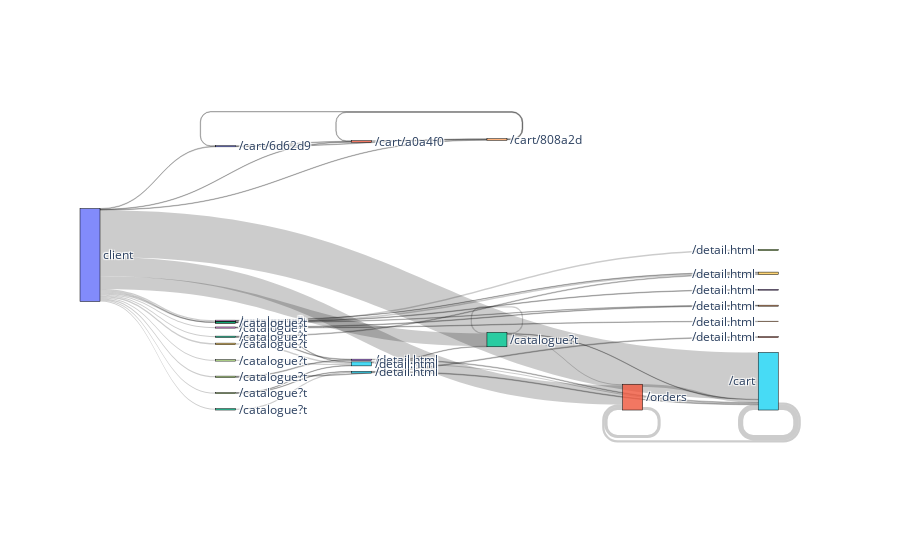

Source (notebook cell):
### Markdown cell above
## 4.3 Sankey Visualisations

### Code cell
create_sankey(flows,50, num_dict,'default')

### Figure 1 — Plotly figure (JSON) as saved in the notebook; plotly's stock layout.template omitted (floating-point values rounded to 4 significant figures; data arrays with more than 128 entries replaced by an {"elided": "..."} marker saying what was removed)
{"data": [{"arrangement": "snap", "link": {"source": [0, 0, 0, 0, 0, 0, 0, 0, 0, 0, 0, 0, 0, 0, 0, 0, 0, 1, 1, 2, 2, 3, 5, 8, 8, 14, 15, 15, 25, 25, 32, 32, 32, 67, 67, 97, 97, 108, 108, 109, 112, 170, 170, 282, 367, 367, 431, 434, 434, 497], "target": [1, 2, 8, 14, 15, 32, 67, 97, 108, 109, 112, 170, 282, 367, 431, 434, 497, 1, 15, 3, 19, 15, 15, 19, 25, 7, 1, 15, 15, 32, 1, 15, 32, 13, 44, 5, 25, 44, 74, 25, 5, 431, 434, 19, 3, 11, 434, 170, 431, 25], "value": [2465, 130, 172, 144, 5988, 1614, 137, 137, 147, 167, 137, 81, 142, 152, 63, 65, 135, 392, 338, 87, 87, 85, 88, 49, 73, 177, 299, 666, 133, 71, 139, 56, 153, 77, 52, 51, 57, 78, 66, 206, 175, 68, 62, 178, 95, 94, 72, 59, 72, 175]}, "node": {"label": {"elided": "15562 str values"}, "line": {"color": "black", "width": 0.5}, "pad": 15, "thickness": 20}, "type": "sankey"}], "layout": {}}
